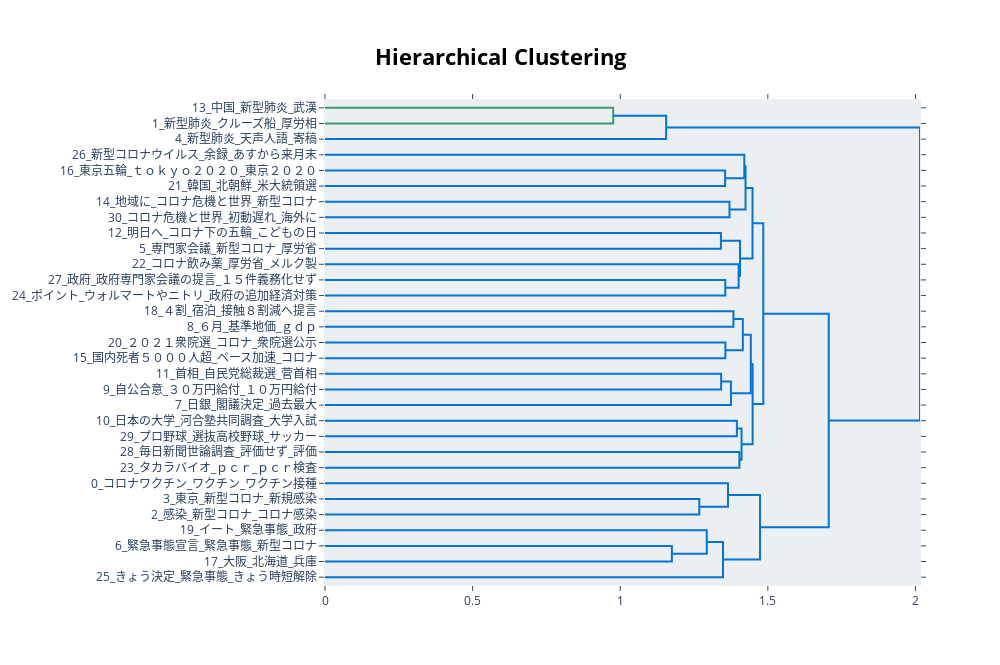

The cell this chart's notebook holds for it:
### Code cell
model.model.visualize_hierarchy()

### Figure 1 — Plotly figure (JSON) as saved in the notebook; plotly's stock layout.template omitted (floating-point values rounded to 4 significant figures)
{"data": [{"hoverinfo": "text", "marker": {"color": "rgb(61,153,112)"}, "mode": "lines", "type": "scatter", "x": [0, 0.9762, 0.9762, 0], "xaxis": "x", "y": [-5, -5, -15, -15], "yaxis": "y"}, {"hoverinfo": "text", "marker": {"color": "rgb(0,116,217)"}, "mode": "lines", "type": "scatter", "x": [0.9762, 1.156, 1.156, 0], "xaxis": "x", "y": [-10, -10, -25, -25], "yaxis": "y"}, {"hoverinfo": "text", "marker": {"color": "rgb(0,116,217)"}, "mode": "lines", "type": "scatter", "x": [0, 1.355, 1.355, 0], "xaxis": "x", "y": [-45, -45, -55, -55], "yaxis": "y"}, {"hoverinfo": "text", "marker": {"color": "rgb(0,116,217)"}, "mode": "lines", "type": "scatter", "x": [0, 1.42, 1.42, 1.355], "xaxis": "x", "y": [-35, -35, -50, -50], "yaxis": "y"}, {"hoverinfo": "text", "marker": {"color": "rgb(0,116,217)"}, "mode": "lines", "type": "scatter", "x": [0, 1.37, 1.37, 0], "xaxis": "x", "y": [-65, -65, -75, -75], "yaxis": "y"}, {"hoverinfo": "text", "marker": {"color": "rgb(0,116,217)"}, "mode": "lines", "type": "scatter", "x": [1.42, 1.425, 1.425, 1.37], "xaxis": "x", "y": [-42.5, -42.5, -70, -70], "yaxis": "y"}, {"hoverinfo": "text", "marker": {"color": "rgb(0,116,217)"}, "mode": "lines", "type": "scatter", "x": [0, 1.341, 1.341, 0], "xaxis": "x", "y": [-85, -85, -95, -95], "yaxis": "y"}, {"hoverinfo": "text", "marker": {"color": "rgb(0,116,217)"}, "mode": "lines", "type": "scatter", "x": [0, 1.356, 1.356, 0], "xaxis": "x", "y": [-115, -115, -125, -125], "yaxis": "y"}, {"hoverinfo": "text", "marker": {"color": "rgb(0,116,217)"}, "mode": "lines", "type": "scatter", "x": [0, 1.401, 1.401, 1.356], "xaxis": "x", "y": [-105, -105, -120, -120], "yaxis": "y"}, {"hoverinfo": "text", "marker": {"color": "rgb(0,116,217)"}, "mode": "lines", "type": "scatter", "x": [1.341, 1.406, 1.406, 1.401], "xaxis": "x", "y": [-90, -90, -112.5, -112.5], "yaxis": "y"}, {"hoverinfo": "text", "marker": {"color": "rgb(0,116,217)"}, "mode": "lines", "type": "scatter", "x": [1.425, 1.448, 1.448, 1.406], "xaxis": "x", "y": [-56.25, -56.25, -101.2, -101.2], "yaxis": "y"}, {"hoverinfo": "text", "marker": {"color": "rgb(0,116,217)"}, "mode": "lines", "type": "scatter", "x": [0, 1.384, 1.384, 0], "xaxis": "x", "y": [-135, -135, -145, -145], "yaxis": "y"}, {"hoverinfo": "text", "marker": {"color": "rgb(0,116,217)"}, "mode": "lines", "type": "scatter", "x": [0, 1.356, 1.356, 0], "xaxis": "x", "y": [-155, -155, -165, -165], "yaxis": "y"}, {"hoverinfo": "text", "marker": {"color": "rgb(0,116,217)"}, "mode": "lines", "type": "scatter", "x": [1.384, 1.415, 1.415, 1.356], "xaxis": "x", "y": [-140, -140, -160, -160], "yaxis": "y"}, {"hoverinfo": "text", "marker": {"color": "rgb(0,116,217)"}, "mode": "lines", "type": "scatter", "x": [0, 1.342, 1.342, 0], "xaxis": "x", "y": [-175, -175, -185, -185], "yaxis": "y"}, {"hoverinfo": "text", "marker": {"color": "rgb(0,116,217)"}, "mode": "lines", "type": "scatter", "x": [1.342, 1.375, 1.375, 0], "xaxis": "x", "y": [-180, -180, -195, -195], "yaxis": "y"}, {"hoverinfo": "text", "marker": {"color": "rgb(0,116,217)"}, "mode": "lines", "type": "scatter", "x": [1.415, 1.442, 1.442, 1.375], "xaxis": "x", "y": [-150, -150, -187.5, -187.5], "yaxis": "y"}, {"hoverinfo": "text", "marker": {"color": "rgb(0,116,217)"}, "mode": "lines", "type": "scatter", "x": [0, 1.395, 1.395, 0], "xaxis": "x", "y": [-205, -205, -215, -215], "yaxis": "y"}, {"hoverinfo": "text", "marker": {"color": "rgb(0,116,217)"}, "mode": "lines", "type": "scatter", "x": [0, 1.404, 1.404, 0], "xaxis": "x", "y": [-225, -225, -235, -235], "yaxis": "y"}, {"hoverinfo": "text", "marker": {"color": "rgb(0,116,217)"}, "mode": "lines", "type": "scatter", "x": [1.395, 1.411, 1.411, 1.404], "xaxis": "x", "y": [-210, -210, -230, -230], "yaxis": "y"}, {"hoverinfo": "text", "marker": {"color": "rgb(0,116,217)"}, "mode": "lines", "type": "scatter", "x": [1.442, 1.448, 1.448, 1.411], "xaxis": "x", "y": [-168.8, -168.8, -220, -220], "yaxis": "y"}, {"hoverinfo": "text", "marker": {"color": "rgb(0,116,217)"}, "mode": "lines", "type": "scatter", "x": [1.448, 1.485, 1.485, 1.448], "xaxis": "x", "y": [-78.75, -78.75, -194.4, -194.4], "yaxis": "y"}, {"hoverinfo": "text", "marker": {"color": "rgb(0,116,217)"}, "mode": "lines", "type": "scatter", "x": [0, 1.268, 1.268, 0], "xaxis": "x", "y": [-255, -255, -265, -265], "yaxis": "y"}, {"hoverinfo": "text", "marker": {"color": "rgb(0,116,217)"}, "mode": "lines", "type": "scatter", "x": [0, 1.365, 1.365, 1.268], "xaxis": "x", "y": [-245, -245, -260, -260], "yaxis": "y"}, {"hoverinfo": "text", "marker": {"color": "rgb(0,116,217)"}, "mode": "lines", "type": "scatter", "x": [0, 1.175, 1.175, 0], "xaxis": "x", "y": [-285, -285, -295, -295], "yaxis": "y"}, {"hoverinfo": "text", "marker": {"color": "rgb(0,116,217)"}, "mode": "lines", "type": "scatter", "x": [0, 1.293, 1.293, 1.175], "xaxis": "x", "y": [-275, -275, -290, -290], "yaxis": "y"}, {"hoverinfo": "text", "marker": {"color": "rgb(0,116,217)"}, "mode": "lines", "type": "scatter", "x": [1.293, 1.348, 1.348, 0], "xaxis": "x", "y": [-282.5, -282.5, -305, -305], "yaxis": "y"}, {"hoverinfo": "text", "marker": {"color": "rgb(0,116,217)"}, "mode": "lines", "type": "scatter", "x": [1.365, 1.473, 1.473, 1.348], "xaxis": "x", "y": [-252.5, -252.5, -293.8, -293.8], "yaxis": "y"}, {"hoverinfo": "text", "marker": {"color": "rgb(0,116,217)"}, "mode": "lines", "type": "scatter", "x": [1.485, 1.706, 1.706, 1.473], "xaxis": "x", "y": [-136.6, -136.6, -273.1, -273.1], "yaxis": "y"}, {"hoverinfo": "text", "marker": {"color": "rgb(0,116,217)"}, "mode": "lines", "type": "scatter", "x": [1.156, 2.015, 2.015, 1.706], "xaxis": "x", "y": [-17.5, -17.5, -204.8, -204.8], "yaxis": "y"}], "layout": {"autosize": false, "height": 665, "hoverlabel": {"bgcolor": "white", "font": {"family": "Rockwell", "size": 16}}, "hovermode": "closest", "plot_bgcolor": "#ECEFF1", "showlegend": false, "title": {"font": {"color": "Black", "size": 22}, "text": "<b>Hierarchical Clustering", "x": 0.5, "xanchor": "center", "yanchor": "top"}, "width": 1000, "xaxis": {"mirror": "allticks", "rangemode": "tozero", "showgrid": false, "showline": true, "showticklabels": true, "ticks": "outside", "type": "linear", "zeroline": false}, "yaxis": {"mirror": "allticks", "range": [-310, 0], "rangemode": "tozero", "showgrid": false, "showline": true, "showticklabels": true, "tickmode": "array", "ticks": "outside", "ticktext": ["13_中国_新型肺炎_武漢", "1_新型肺炎_クルーズ船_厚労相", "4_新型肺炎_天声人語_寄稿", "26_新型コロナウイルス_余録_あすから来月末", "16_東京五輪_ｔｏｋｙｏ２０２０_東京２０２０", "21_韓国_北朝鮮_米大統領選", "14_地域に_コロナ危機と世界_新型コロナ", "30_コロナ危機と世界_初動遅れ_海外に", "12_明日へ_コロナ下の五輪_こどもの日", "5_専門家会議_新型コロナ_厚労省", "22_コロナ飲み薬_厚労省_メルク製", "27_政府_政府専門家会議の提言_１５件義務化せず", "24_ポイント_ウォルマートやニトリ_政府の追加経済対策", "18_４割_宿泊_接触８割減へ提言", "8_６月_基準地価_ｇｄｐ", "20_２０２１衆院選_コロナ_衆院選公示", "15_国内死者５０００人超_ペース加速_コロナ", "11_首相_自民党総裁選_菅首相", "9_自公合意_３０万円給付_１０万円給付", "7_日銀_閣議決定_過去最大", "10_日本の大学_河合塾共同調査_大学入試", "29_プロ野球_選抜高校野球_サッカー", "28_毎日新聞世論調査_評価せず_評価", "23_タカラバイオ_ｐｃｒ_ｐｃｒ検査", "0_コロナワクチン_ワクチン_ワクチン接種", "3_東京_新型コロナ_新規感染", "2_感染_新型コロナ_コロナ感染", "19_イート_緊急事態_政府", "6_緊急事態宣言_緊急事態_新型コロナ", "17_大阪_北海道_兵庫", "25_きょう決定_緊急事態_きょう時短解除"], "tickvals": [-5, -15, -25, -35, -45, -55, -65, -75, -85, -95, -105, -115, -125, -135, -145, -155, -165, -175, -185, -195, -205, -215, -225, -235, -245, -255, -265, -275, -285, -295, -305], "type": "linear", "zeroline": false}}}
